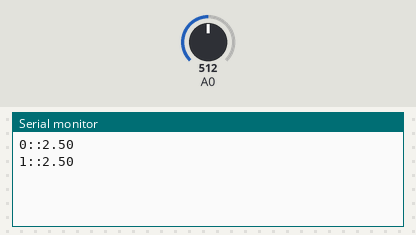
This sketch was run on a simulated Arduino Uno, built with avr-gcc and run on an emulated ATmega328P. Parts: the last lines printed to the serial monitor. The test bench sets the inputs (shaded band); at power-on: A0 = 512.

Above: at 1.8 s.
1.9 s: A0 set to 716
At 2.8 s:
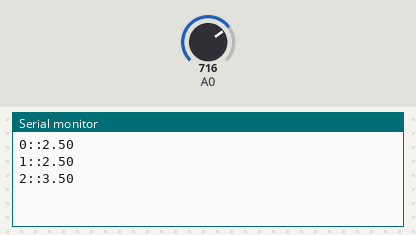
3.4 s: A0 set to 900
At 4.6 s:
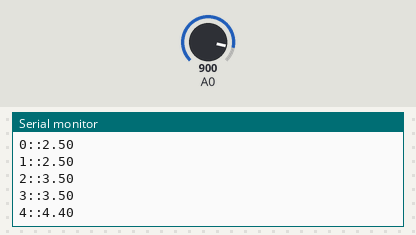
Timing chart, 0 to 6.4 s (numbered marks = the images above; inputs shaded):
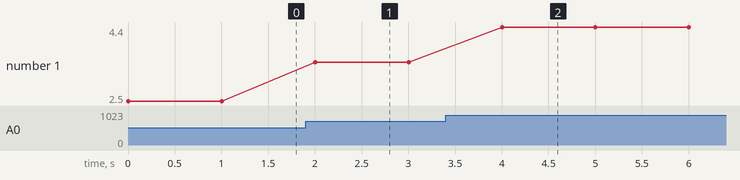

The sketch:

sketch_read_valtage.ino
```cpp
int cnt = 0;
void setup() {

  // initialize serial communication at 9600 bits per second:
  Serial.begin(9600);
}

void loop() {
  // put your main code here, to run repeatedly:

  // read the input on analog pin 0:
  int sensorValue = analogRead(A0);

  // Convert the analog reading (which goes from 0 - 1023) to a voltage (0 - 5V):
  float voltage = sensorValue * (5.0 / 1023.0);

  // print out the value you read:
  Serial.print(cnt++);
  Serial.print("::");
  Serial.println(voltage);
  delay(1000);

}
```

Measured:
- after the input at 1.9 s, the serial monitor: prints a new line after 0.10 s (image 1)
- after the input at 3.4 s, the serial monitor: prints a new line after 0.60 s (image 2)
- plotted number 1: 2.5 → 3.5 after the input at 1.9 s, 3.5 → 4.4 after the input at 3.4 s
